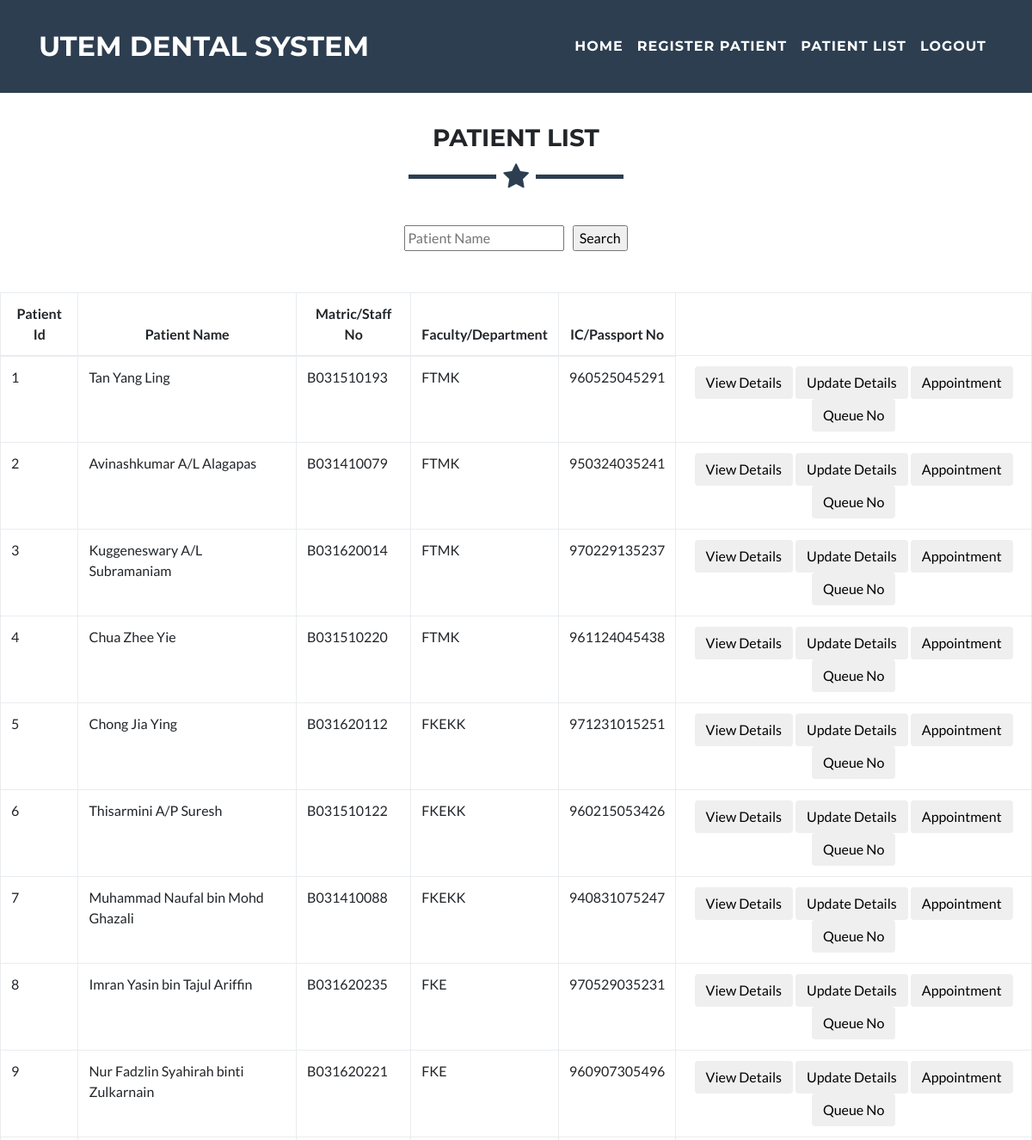
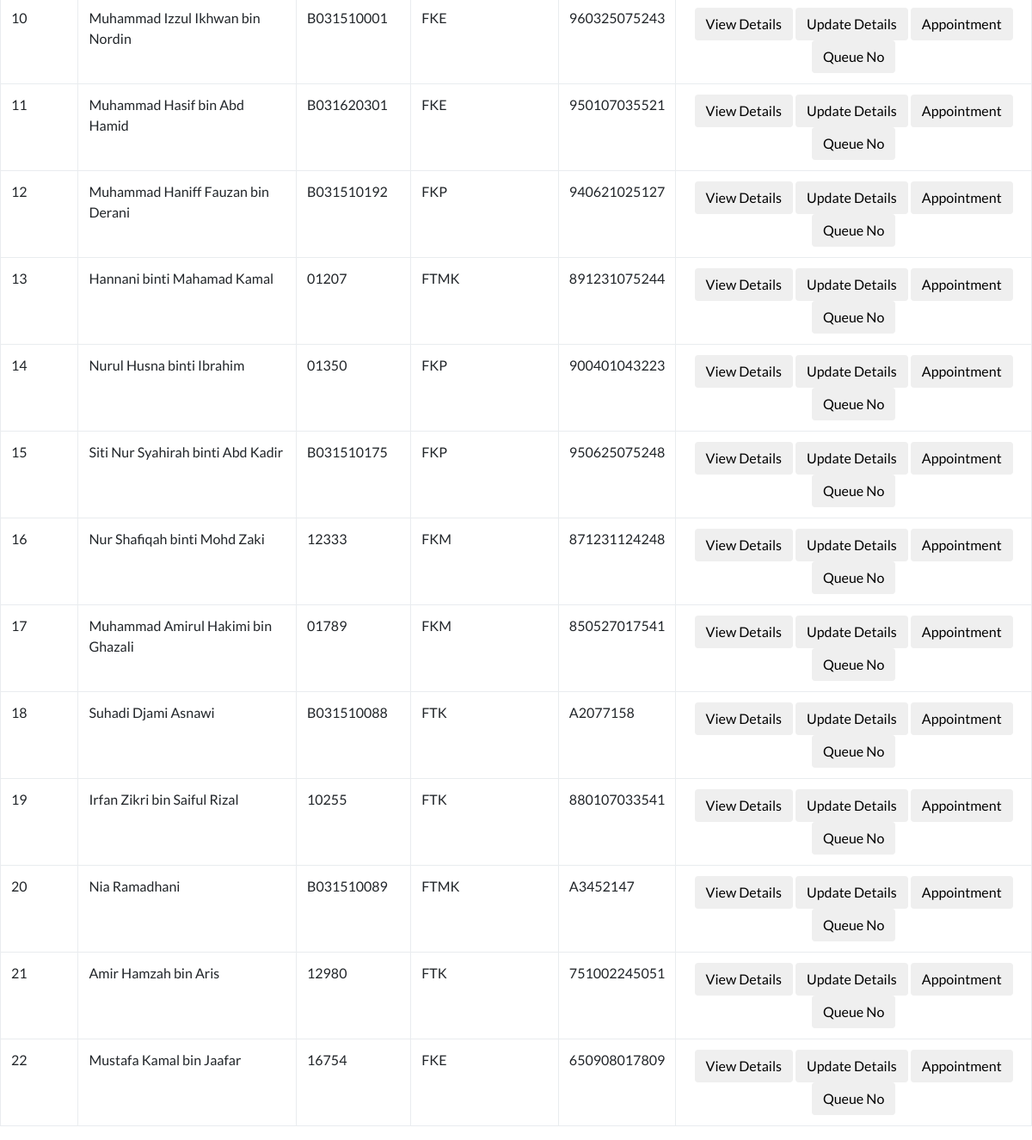
The page /searchPatient2.php on the database its author committed (2 pictures, top to bottom).
### tables this page shows
CREATE TABLE `patient_info` (
  `patient_id` int(100) NOT NULL,
  `name` char(100) NOT NULL,
  `matric_staffno` varchar(100) NOT NULL,
  `fac_dept` char(100) NOT NULL,
  `ic_passno` varchar(12) NOT NULL,
  `position` varchar(50) NOT NULL,
  `gender` char(10) NOT NULL,
  `citizen` varchar(100) NOT NULL,
  `phoneno` varchar(100) NOT NULL,
  `address` varchar(100) NOT NULL,
  `patient_consent` char(100) NOT NULL,
  `id` int(100) NOT NULL
);

### searchPatient2.php (the view, shortened to what this page needs)
<!DOCTYPE html>
<html lang="en">
  <head>
    <link href="vendor/bootstrap/css/bootstrap.min.css" rel="stylesheet">
    <link href="vendor/font-awesome/css/font-awesome.min.css" rel="stylesheet" type="text/css">
    <link href="css/freelancer.min.css" rel="stylesheet">
  </head>
  <body id="page-top">
    <nav class="navbar navbar-expand-lg navbar-light fixed-top" id="mainNav">
      <div class="container">
        <a class="navbar-brand js-scroll-trigger" href="#page-top">UTeM Dental System</a>
        <div class="collapse navbar-collapse" id="navbarResponsive">
          <ul class="navbar-nav ml-auto">
            <li class="nav-item">
              <a class="nav-link js-scroll-trigger" href="appointmentListReg.php">Home</a>
            </li>
            <li class="nav-item">
              <a class="nav-link js-scroll-trigger" href="registerPatient.php">Register Patient</a>
            </li>
            <li class="nav-item">
              <a class="nav-link js-scroll-trigger" href="listReg.php">Patient List</a>
            </li>
            <li class="nav-item">
              <a class="nav-link js-scroll-trigger" href="logout.php" onclick="javascript:return confirm('Are you sure you want to log out?');">Logout</a>
            </li>
          </ul>
        </div>
      </div>
    </nav>
<br><br><br><br><br><br>
    <h3 class="text-center">Patient List</h3>
    <hr class="star-primary">
 <br>
<center>
      <form id="search1" name="search1" action="searchPatient2.php" method="post">
      <input type="text" name="valueToSearch" placeholder="Patient Name">&nbsp;&nbsp;
      <input type="submit" name="search" value="Search"><br>
</form>
</center>
<br><br>
<center>
<div class="box">
<table width="78%" class="table table-stripped table-hover table-bordered">
<thead>
<tr class="text-center">
<th>Patient Id</th>
<th>Patient Name</th>
<th>Matric/Staff No</th>
<th>Faculty/Department</th>
<th>IC/Passport No</th>
</tr>
</thead>
<tbody>
<?php
include ('connect.php');
$name = $_POST['valueToSearch'];
$result = mysqli_query ($conn,"SELECT * FROM patient_info where name like '%$name%' ") or die
("Error running MySQL query");
while($row = mysqli_fetch_assoc($result))
{
echo "<tr>";
echo "<td>".$row['patient_id']."</td>";
echo "<td>".$row['name']."</td>";
echo "<td>".$row['matric_staffno']."</td>";
echo "<td>".$row['fac_dept']."</td>";
echo "<td>".$row['ic_passno']."</td>";
?>
<td>
  <center>
    <a href="viewDetailsReg.php?id=<?php echo $row['patient_id'] ?>"><button type="button" class="btn"><span style="cursor:pointer">View Details</span></button></a>
    <a href="updateDetails.php?id=<?php echo $row['patient_id'] ?>"><button type="button" class="btn"><span style="cursor:pointer">Update Details</span></button></a>
    <a href="appointment.php?id=<?php echo $row['patient_id'] ?>"><button type="button" class="btn"><span style="cursor:pointer">Appointment</span></button></a>
    <a href="assignqno.php?id=<?php echo $row['patient_id'] ?>"><button type="button" class="btn"><span style="cursor:pointer">Queue No</span></button></a>
  </center>
</td>
<?php
echo "</tr>";
}
echo "</table>";
?>
</div>
</center>
  </body>
</html>

### rows shown on the page
patient_info: patient_id "1", name "Tan Yang Ling", matric_staffno "B031510193", fac_dept "FTMK", ic_passno "960525045291"
patient_info: patient_id "2", name "Avinashkumar A/L Alagapas", matric_staffno "B031410079", fac_dept "FTMK", ic_passno "950324035241"
patient_info: patient_id "3", name "Kuggeneswary A/L Subramaniam", matric_staffno "B031620014", fac_dept "FTMK", ic_passno "970229135237"
patient_info: patient_id "4", name "Chua Zhee Yie", matric_staffno "B031510220", fac_dept "FTMK", ic_passno "961124045438"
patient_info: patient_id "5", name "Chong Jia Ying", matric_staffno "B031620112", fac_dept "FKEKK", ic_passno "971231015251"
patient_info: patient_id "6", name "Thisarmini A/P Suresh", matric_staffno "B031510122", fac_dept "FKEKK", ic_passno "960215053426"
patient_info: patient_id "7", name "Muhammad Naufal bin Mohd Ghazali", matric_staffno "B031410088", fac_dept "FKEKK", ic_passno "940831075247"
patient_info: patient_id "8", name "Imran Yasin bin Tajul Ariffin", matric_staffno "B031620235", fac_dept "FKE", ic_passno "970529035231"
patient_info: patient_id "9", name "Nur Fadzlin Syahirah binti Zulkarnain", matric_staffno "B031620221", fac_dept "FKE", ic_passno "960907305496"
patient_info: patient_id "10", name "Muhammad Izzul Ikhwan bin Nordin", matric_staffno "B031510001", fac_dept "FKE", ic_passno "960325075243"
patient_info: patient_id "11", name "Muhammad Hasif bin Abd Hamid", matric_staffno "B031620301", fac_dept "FKE", ic_passno "950107035521"
patient_info: patient_id "12", name "Muhammad Haniff Fauzan bin Derani", matric_staffno "B031510192", fac_dept "FKP", ic_passno "940621025127"
patient_info: patient_id "13", name "Hannani binti Mahamad Kamal", matric_staffno "01207", fac_dept "FTMK", ic_passno "891231075244"
patient_info: patient_id "14", name "Nurul Husna binti Ibrahim", matric_staffno "01350", fac_dept "FKP", ic_passno "900401043223"
patient_info: patient_id "15", name "Siti Nur Syahirah binti Abd Kadir", matric_staffno "B031510175", fac_dept "FKP", ic_passno "950625075248"
patient_info: patient_id "16", name "Nur Shafiqah binti Mohd Zaki", matric_staffno "12333", fac_dept "FKM", ic_passno "871231124248"
patient_info: patient_id "17", name "Muhammad Amirul Hakimi bin Ghazali", matric_staffno "01789", fac_dept "FKM", ic_passno "850527017541"
patient_info: patient_id "18", name "Suhadi Djami Asnawi", matric_staffno "B031510088", fac_dept "FTK", ic_passno "A2077158"
patient_info: patient_id "19", name "Irfan Zikri bin Saiful Rizal", matric_staffno "10255", fac_dept "FTK", ic_passno "880107033541"
patient_info: patient_id "20", name "Nia Ramadhani", matric_staffno "B031510089", fac_dept "FTMK", ic_passno "A3452147"
patient_info: patient_id "21", name "Amir Hamzah bin Aris", matric_staffno "12980", fac_dept "FTK", ic_passno "751002245051"
patient_info: patient_id "22", name "Mustafa Kamal bin Jaafar", matric_staffno "16754", fac_dept "FKE", ic_passno "650908017809"
